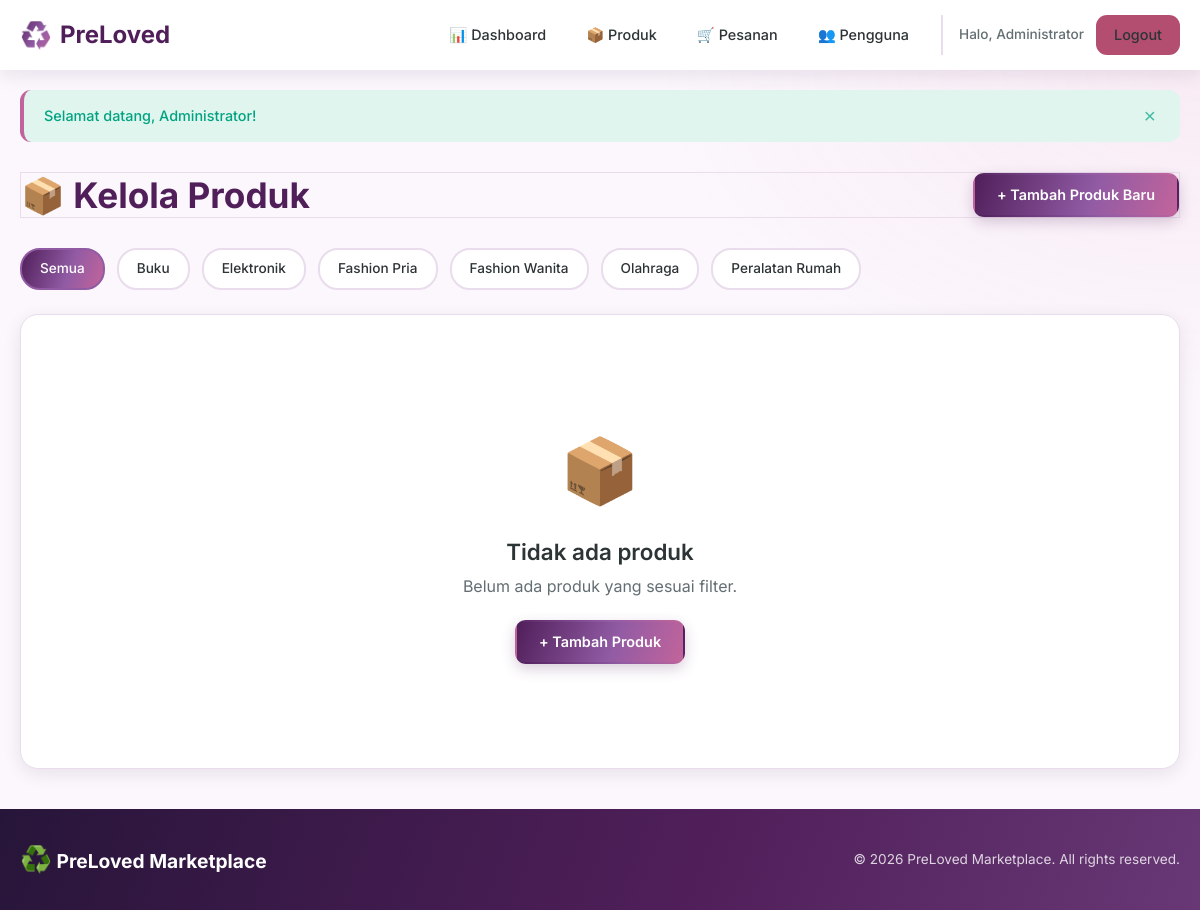
/admin/products.php (signed in), run on the app's committed database.
### tables this page shows
CREATE TABLE IF NOT EXISTS categories (
  id INT UNSIGNED AUTO_INCREMENT PRIMARY KEY,
  name VARCHAR(100) NOT NULL,
  slug VARCHAR(120) NOT NULL UNIQUE,
  created_at TIMESTAMP NOT NULL DEFAULT CURRENT_TIMESTAMP
);

### includes/functions.php (called while the page is built, shortened)
<?php
function sanitize($data) {
    return htmlspecialchars(trim(stripslashes($data)), ENT_QUOTES, 'UTF-8');
}

### admin/products.php (the view, shortened to what this page needs)
<?php
require_once __DIR__ . '/../includes/header.php';
if ($conn) {
    $products = [];
    $catResult = $conn->query("SELECT * FROM categories ORDER BY name");
    $categories = [];
    while ($row = $catResult->fetch_assoc()) $categories[] = $row;
}
?>
<div class="container">
    <div class="page-header">
        <h1>📦 Kelola Produk</h1>
        <a href="<?= BASE_URL ?>/admin/product_form.php" class="btn btn-primary">+ Tambah Produk Baru</a>
    </div>
    <div class="filter-bar">
        <a href="<?= BASE_URL ?>/admin/products.php" class="filter-btn <?= empty($_GET['category']) ? 'active' : '' ?>">Semua</a>
        <?php foreach ($categories as $cat): ?>
            <a href="<?= BASE_URL ?>/admin/products.php?category=<?= $cat['id'] ?>"
               class="filter-btn <?= ($_GET['category'] ?? '') == $cat['id'] ? 'active' : '' ?>">
                <?= sanitize($cat['name']) ?>
            </a>
        <?php endforeach; ?>
    </div>
    <div class="card">
        <div class="card-body">
            <?php if (empty($products)): ?>
                <div class="empty-state">
                    <span class="empty-icon">📦</span>
                    <h3>Tidak ada produk</h3>
                    <p>Belum ada produk yang sesuai filter.</p>
                    <a href="<?= BASE_URL ?>/admin/product_form.php" class="btn btn-primary">+ Tambah Produk</a>
                </div>
            <?php endif; ?>
        </div>
    </div>
</div>
<?php require_once __DIR__ . '/../includes/footer.php'; ?>

### assets/css/style.css (style rules this page uses)
*, *::before, *::after { box-sizing: border-box; margin: 0; padding: 0; }
:root { --primary: #915BA4; --primary-dark: #501F5A; --primary-light: #F2E8F5; --secondary: #271539; --accent: #C2649B; --accent-dark: #A64C80; --danger: #B34E70; --danger-light: #F8E6EF; --warning: #E783B5; --warning-dark: #A94B7C; --info: #915BA4; --info-light: #F0E7F4; --light-bg: #FBF7FC; --white: #FFFFFF; --text: #2D3436; --text-muted: #636E72; --border: #E9DCEC; --shadow: 0 5px 18px rgba(39,21,57,0.09); --shadow-hover: 0 14px 32px rgba(39,21,57,0.16); --radius: 18px; --radius-sm: 11px; --transition: all 0.3s ease; }
html { scroll-behavior: smooth; }
body { font-family: 'Inter', -apple-system, BlinkMacSystemFont, sans-serif; font-size: 16px; line-height: 1.6; color: var(--text); background-color: var(--light-bg); min-height: 100vh; display: flex; flex-direction: column; }
a { color: var(--primary); text-decoration: none; transition: var(--transition); }
h1 { font-size: 2.2rem; font-weight: 700; line-height: 1.2; margin-bottom: 0.5em; }
h3 { font-size: 1.4rem; font-weight: 600; line-height: 1.3; margin-bottom: 0.4em; }
p { margin-bottom: 1em; }
.container { max-width: 1200px; margin: 0 auto; padding: 0 20px; }
.btn { display: inline-flex; align-items: center; justify-content: center; gap: 6px; padding: 10px 22px; border: 2px solid transparent; border-radius: var(--radius-sm); font-family: inherit; font-size: 0.9rem; font-weight: 600; cursor: pointer; transition: var(--transition); text-decoration: none; line-height: 1.4; }
.btn-primary { background:linear-gradient(110deg,#501F5A,#915BA4 58%,#C2649B); color:var(--white); box-shadow:0 5px 14px rgba(80,31,90,.22); }
.card { background: var(--white); border-radius: var(--radius); box-shadow: var(--shadow); overflow: hidden; transition: var(--transition); }
.card-body { padding: 20px; }
.page-header { display: flex; align-items: center; justify-content: space-between; margin: 30px 0; flex-wrap: wrap; gap: 16px; }
.page-header h1, .page-header h2 { margin-bottom: 0; }
.filter-bar { display: flex; align-items: center; gap: 12px; margin-bottom: 24px; flex-wrap: wrap; }
.filter-bar .filter-btn { padding: 8px 18px; border-radius: 20px; font-size: 0.85rem; font-weight: 500; border: 2px solid var(--border); background: var(--white); color: var(--text); cursor: pointer; transition: var(--transition); text-decoration: none; }
.filter-bar .filter-btn:hover, .filter-bar .filter-btn.active { background: var(--primary); color: var(--white); border-color: var(--primary); }
.empty-state { text-align: center; padding: 60px 20px; color: var(--text-muted); }
.empty-state .empty-icon { font-size: 4rem; margin-bottom: 16px; display: block; }
.empty-state h3 { color: var(--text); margin-bottom: 8px; }
.empty-state p { max-width: 400px; margin: 0 auto 20px; }
.card { background:var(--white); border-radius:var(--radius); box-shadow:var(--shadow); padding:24px; }
.page-admin .page-header,.page-seller .seller-dashboard-head { border:1px solid #E9DCEC; }
.page-admin .page-header h1 { color:#501F5A; }
.page-admin .card,.page-admin .table { border:1px solid #E9DCEC; border-radius:18px; box-shadow:var(--shadow); }
.page-admin .filter-bar .filter-btn.active,.page-admin .filter-bar .filter-btn:hover { background:linear-gradient(110deg,#501F5A,#915BA4 58%,#C2649B); border-color:#915BA4; }

### data on the page
categories: name "Buku"
categories: name "Elektronik"
categories: name "Fashion Pria"
categories: name "Fashion Wanita"
categories: name "Olahraga"
categories: name "Peralatan Rumah"

### other printed values
$_SESSION['user_name'] "Administrator"
$flash['message'] "Selamat datang, Administrator!"
